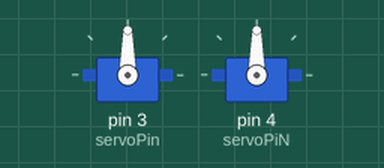
Bench run of a sketch on a simulated Arduino Uno, built with avr-gcc and run on an emulated ATmega328P. Parts: 2 × servo. Random numbers use the default seed unless the sketch sets one.

Above: at 0.1 s.
At 39.5 s:
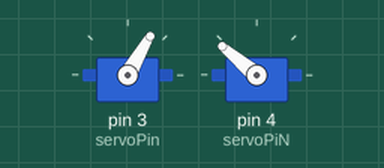
Timing chart, 0 to 40.0 s (numbered marks = the images above):
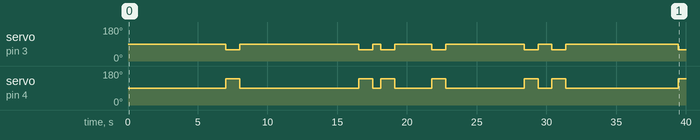

Measured:
- by itself, servo on pin 3 (servoPin): 90° → 60° at 7.0 s, → 90° 1.0 s later, → 60° 8.5 s later, → 90° 1.0 s later, … (13 changes in this stretch)
- by itself, servo on pin 4 (servoPiN): 90° → 140° at 7.0 s, → 90° 1.0 s later, → 140° 8.5 s later, → 90° 1.0 s later, … (13 changes in this stretch)

The sketch:

bite_this.ino
```cpp
#include <Servo.h>


Servo servo;
Servo servo1;

const int servoPin = 3;
const int servoPiN = 4;

void setup() {
  servo.attach(servoPin);
  servo1.attach(servoPiN);
}

void loop() {
  servo.write(90);
  servo1.write(90);
  delay(random(100, 10000));
  servo.write(60);
  servo1.write(140);
  delay(1000);

}
```
